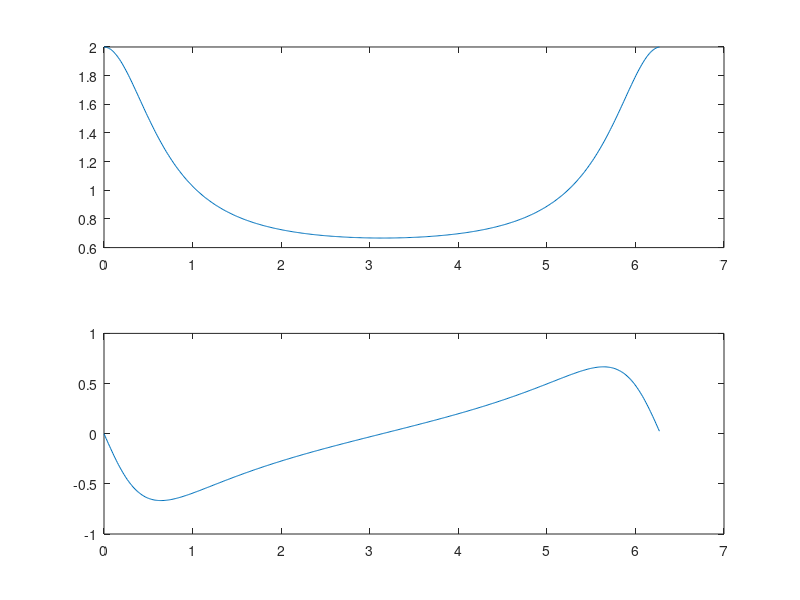

The MATLAB source for this figure:
clc
clear all;
N=[0:1:499];
A=length(N);
f=N/A;
w=2*pi*f;
X=exp(j*w)./(exp(j*w)-0.5);
subplot(2,1,1)
plot(w,real(X))
subplot(2,1,2)
plot(w,imag(X))